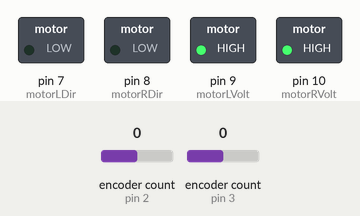
Recording of a sketch running on a simulated Arduino Uno, built with avr-gcc and run on an emulated ATmega328P. On the bench: switched loads named in the sketch (green lamp = pin HIGH). The inputs (shaded band) are chosen by the test bench; at power-on: encoder count (sensors on pin 2, pin 3) 0.

Above: at 0.1 s.
Timing chart, 0 to 1.6 s (numbered marks = the images above):
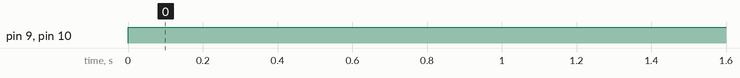

The sketch:

arduin_demo1.ino
```cpp
#include "DualMC33926MotorShield.h"
#include <Wire.h>
#include <Encoder.h>

#define ENCODER_OPTIMIZE_INTERRUPTS
#define COUNTS_PER_ROTATION 3200
#define SLAVE_ADDRESS 0x04

// define the pins
//HELLO WORLSD
#define ENCL1_LEFT 3
#define ENCL2_LEFT 4
#define ENCR1_RIGHT 2
#define ENCR2_RIGHT 5
Encoder motorRight (ENCR1_RIGHT, ENCR2_RIGHT);
Encoder motorLeft (ENCL1_LEFT, ENCL2_LEFT);

// define the motor pins
int enable = 4;
int motorLVolt = 9;
int motorRVolt = 10;
int motorLDir = 7;
int motorRDir = 8;
int statusFlag = 12;

//Localization Encoder and Motor decleration
DualMC33926MotorShield md;


//Localization position variablles
//All distance and measurements are in centimeters
//All theta variables should be in radians and angle is in degree

//Robot Angle Variables
float goto_theata;
float goto_angle = 270;
float shutOffError = 0.05;

//Left Wheel Variables
float thetaLeft = 0.0;
float desiredThetaLeft;
float errorLeft;
float voltageLeft;
int stepLeft;

//Right Wheel Variable
float thetaRight = 0.0;
float desiredThetaRight;
float errorRight;
float voltageRight;
int stepRight;

//Distance Variable
float distance = 0.0;
float goto_distance = 300;
float errorDistance;
float voltageDistance;
float stepDistance;
float shutOffDistance = 5;

// Controls variables - Should be the first thing messed with
float Kp = 4;
float Ki = 1.1;
float I = 0.00;
float windUpTolerance = PI/2.3;
//Distance Contrrol Variables
float Kp_D = 3.5;
float Ki_D = 1.0;
float I_D = 0.00;

//Constants
float maxVoltage = 7.7;
float period = 10;
float start_time;
float t_past;
float r = 7.6;
float u;


void setup() {
  //Localization setup
   /*
  * define the motor stuff
  */
  pinMode(enable, OUTPUT);
  pinMode(motorLDir, OUTPUT);
  pinMode(motorRDir, OUTPUT);
  pinMode(motorLVolt, OUTPUT);
  pinMode(motorRVolt, OUTPUT);
  pinMode(statusFlag, INPUT);
}


//Need to get in angle convert to radians
//Each wheel rotates desired angle in rads * 2. Each wheel rotates in oposite direction
//Calculate error for each wheel
void loop() {
  //Read time at the start of loop for controls
  start_time = millis();

  //Getting desired angle and distance from computer vision

  //Convert angle needed to rotate into radians.
  // desired angle is in degrees
  goto_theata = (goto_angle*PI) / 180;

  //Calculate how much each wheel needs to rotate in order to move the robot
  desiredThetaLeft = 2*goto_theata;
  desiredThetaRight = 2*goto_theata;

  //Reading Left Encoder
  thetaLeft= (2*PI* motorLeft.read())/COUNTS_PER_ROTATION;
  // Serial.println(thetaLeft);

  //Reading Right Encoder
  thetaRight= (2*PI* motorRight.read())/COUNTS_PER_ROTATION;
  // Serial.println(thetaRight);

  //Simulation and Control Calculates Velocity pushed to each wheel.
  // find the error and the voltage you need to apply
  errorLeft = desiredThetaLeft - thetaLeft;
  errorRight = desiredThetaRight - thetaRight;


  // assign the direction
   if (errorLeft > 0) {
    digitalWrite(motorLDir, LOW);
  } else {
    digitalWrite(motorLDir, HIGH);
  }

  if (errorRight > 0) {
    digitalWrite(motorRDir, LOW);
  } else {
    digitalWrite(motorRDir, HIGH);
  }

  // get the error to positive
  errorLeft = abs(errorLeft);
  errorRight = abs(errorRight);


//Controls for the left wheel

  if (errorLeft > shutOffError) {

    //calculate the voltage you need to apply
    if (errorLeft > windUpTolerance) {
      voltageLeft = errorLeft * Kp;
      I = 0;

    } else {
      I = I + errorLeft*((start_time - t_past)/1000); // convert to millis
      voltageLeft = errorLeft * Kp + Ki*I;
    }

    // error correction shouldn't go over max voltage and anti windup
    if (voltageLeft > maxVoltage) {
      voltageLeft = maxVoltage;
    }

    // assign our steps
    stepLeft = abs(voltageLeft/maxVoltage) * 255;

    // Conditions that drive the motor
    analogWrite(motorLVolt, stepLeft);
  } else {
    analogWrite(motorLVolt, 0);
  }


//Controls for  the right wheel

  if (errorRight > shutOffError) {

    //calculate the voltage you need to apply
    if (errorRight > windUpTolerance) {
      voltageRight = errorRight * Kp;
    } else {
      I = I + errorRight*((start_time - t_past)/1000); // convert to millis
      voltageRight = errorRight * Kp + Ki*I;
    }

    // error correction shouldn't go over max voltage and anti windup
    if (voltageRight > maxVoltage) {
      voltageRight = maxVoltage;
    }

    // assign our steps
    stepRight = abs(voltageRight/maxVoltage) * 255;

    // Conditions that drive the motor
    analogWrite(motorRVolt, stepRight);
  } else {
    analogWrite(motorRVolt, 0);
  }

  //Calculate robot position and velocity using given quations

  t_past = start_time;

  // this will add a delay between operations
  while (millis() < start_time + period); // change this to if


  /*

  // This part will make the robot travel forward

  //First get the distance and ccalculate the error in distance
  errorDistance = goto_distance - distance;

  //Set direction of the two motors
  if (errorDistance > 0 ) {
    digitalWrite(motorLDir, LOW);
    digitalWrite(motorRDir, HIGH);

  } else {
    digitalWrite(motorLDir, HIGH);
    digitalWrite(motorRDir, LOW);
  }

  errorDistance = abs(errorDistance);

  //Control the robot to move
  if (errorDistance >= shutOffDistance) {
   //Reset the position of each wheel to 0
    thetaLeft = 0;
    thetaRight = 0;

    //Controls calculates the Kp Ki and voltages
  if (errorDistance > shutOffDistance) {

    //calculate the voltage you need to apply
    if (errorDistance > windUpTolerance) {
      voltageDistance = errorDistance * Kp;
    } else {
      I_D = I_D + errorDistance*((start_time - t_past)/1000); // convert to millis
      voltageDistance = errorDistance * Kp_D + Ki_D*I_D;
    }

    // error correction shouldn't go over max voltage and anti windup
    if (voltageDistance > maxVoltage) {
      voltageDistance = maxVoltage;
      I_D = 0;
      // add anti windup properly here LATER
    }

    // assign our steps
    stepDistance = abs(voltageDistance/maxVoltage) * 255;

    // Conditions that drive the motor
    analogWrite(motorLVolt, stepDistance);
    analogWrite(motorRVolt, stepDistance);

    //Calculate distance the robot has traveled
    distance = (r/2)*(thetaLeft + thetaRight);

  } else{
    analogWrite(motorLVolt, 0);
    analogWrite(motorRVolt, 0);
  }


  }

  */

}
```

Measured:
- by itself, pin 9 (motorLVolt), pin 10 (motorRVolt): LOW → HIGH at 0.00 s
